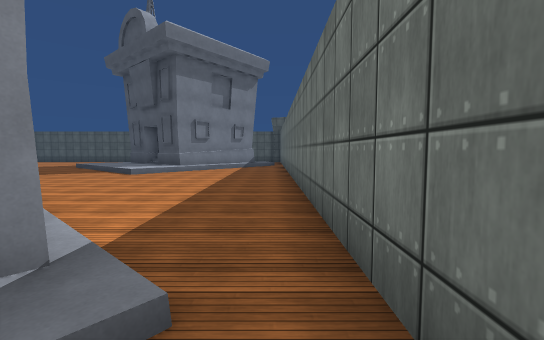
view 1 (above)

23 first-person views from a walk through a 3-D level made in the Unity game engine. The camera is 1.5 m above the floor, tilts 4° down and sees 90° across. The floor is counted in squares, 2 m on a side. Each view is taken from the middle of a square. On the plan, view 1 faces up. The plan holds only what a view shows up to about 10 squares ahead; the rest is blank. The player character is not drawn. Surface patterns are stand-ins for the level's own textures.

view 2
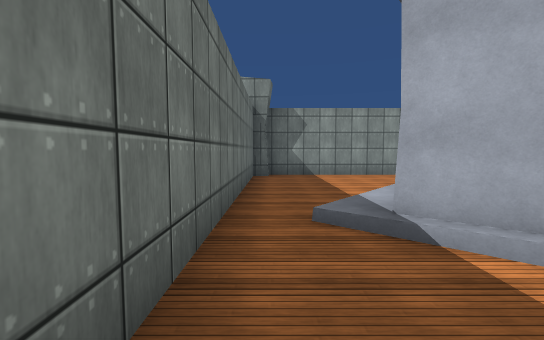

view 3
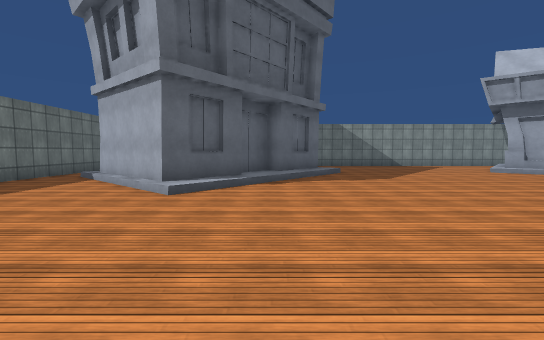

view 4
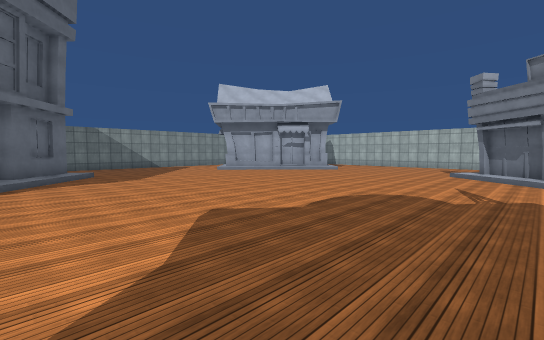

view 5
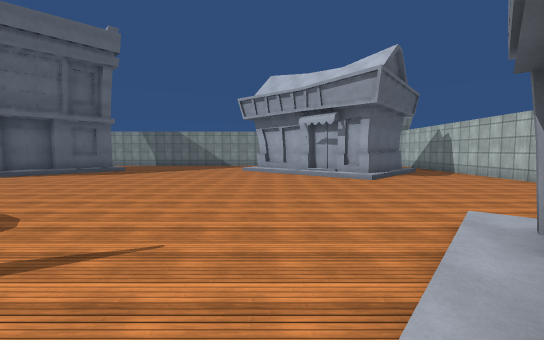

view 6
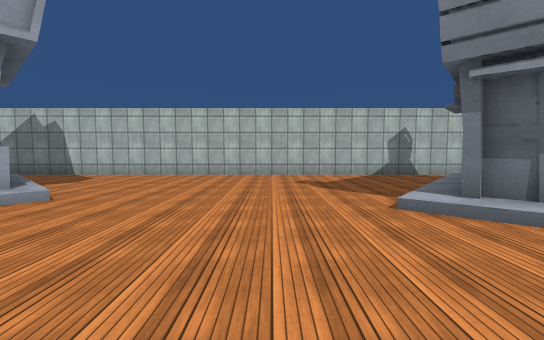

view 7
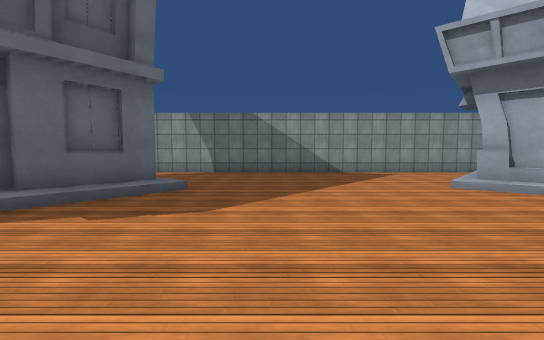

view 8
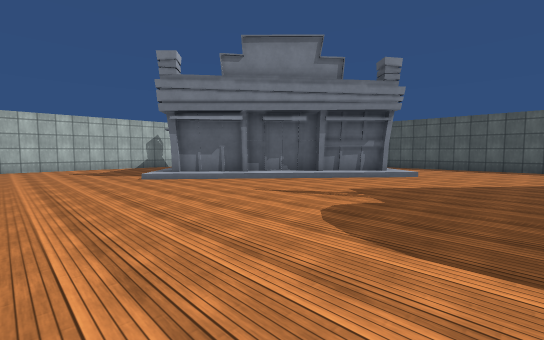

view 9
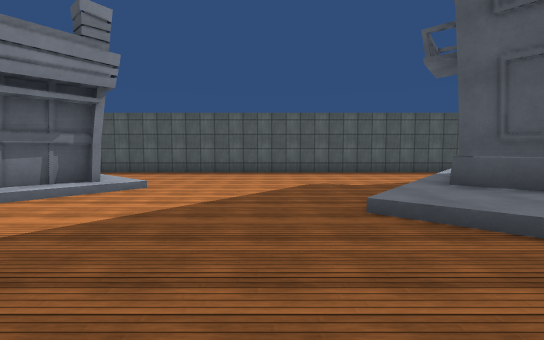

view 10
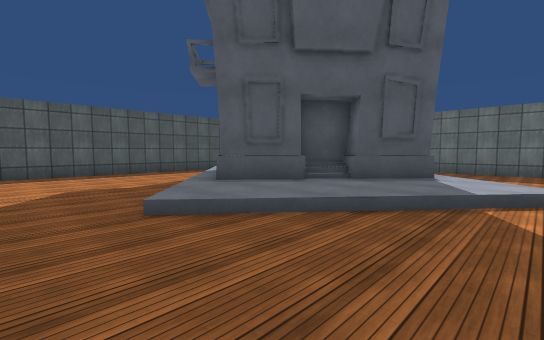

view 11
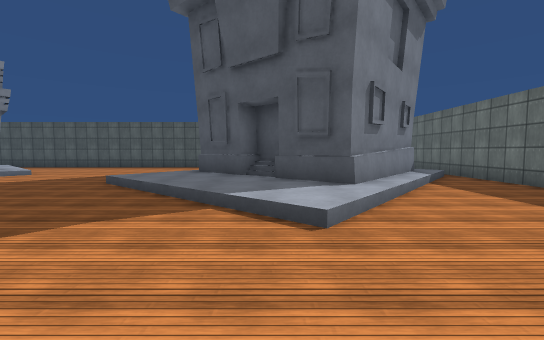

view 12
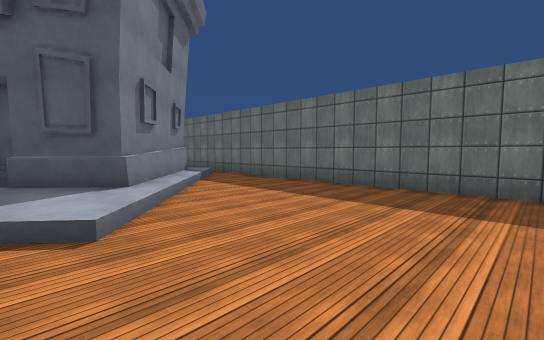

view 13
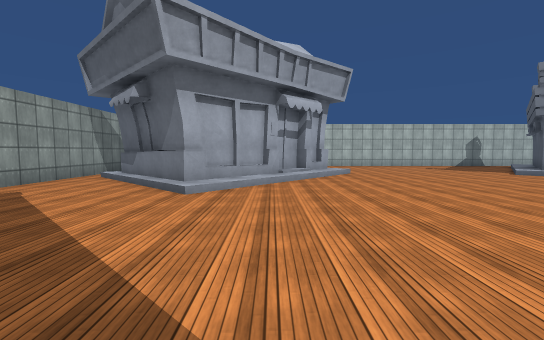

view 14
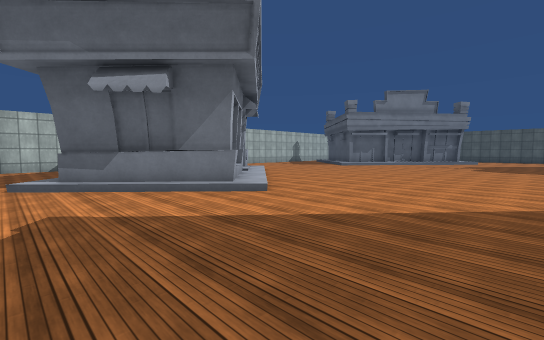

view 15
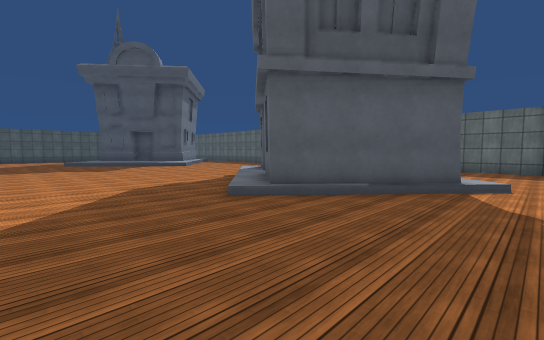

view 16
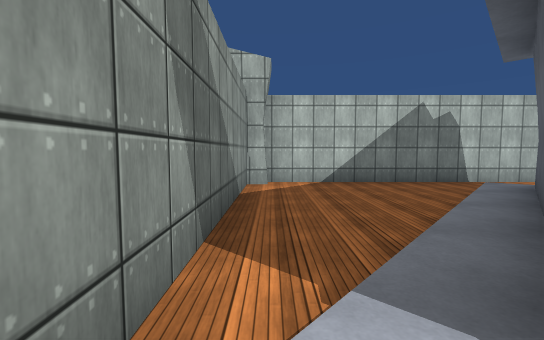

view 17
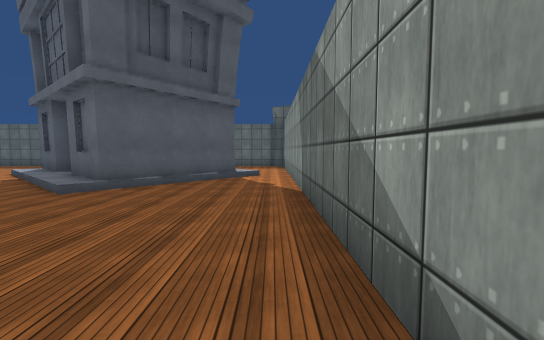

view 18
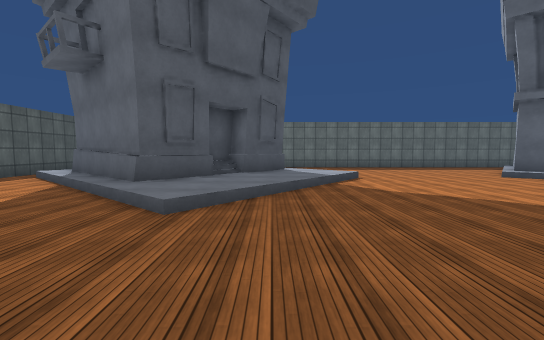

view 19
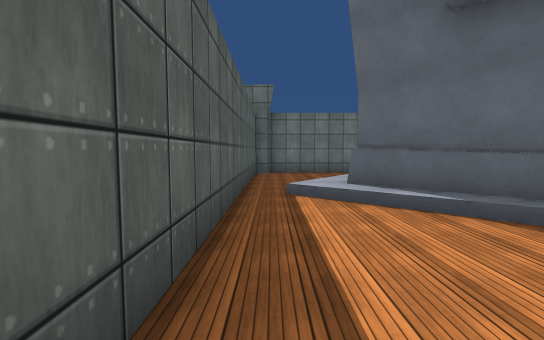

view 20
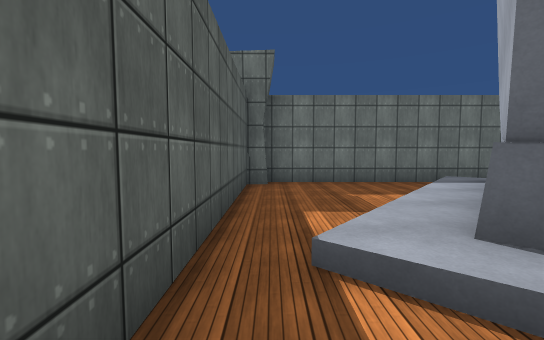

view 21
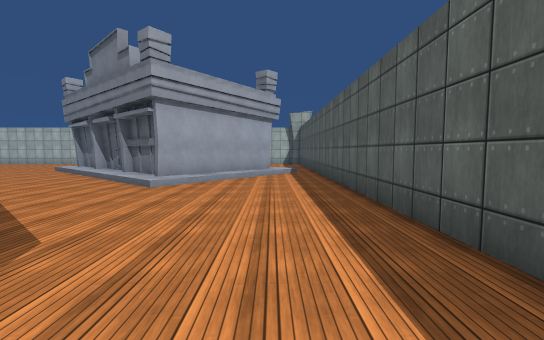

view 22
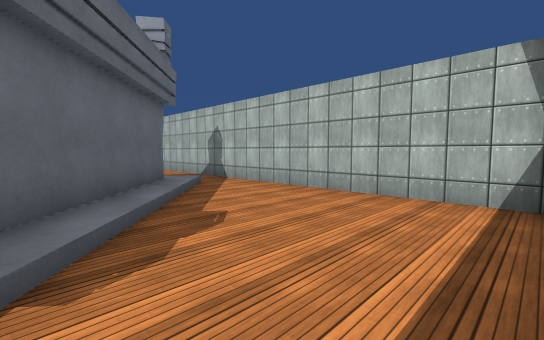

view 23
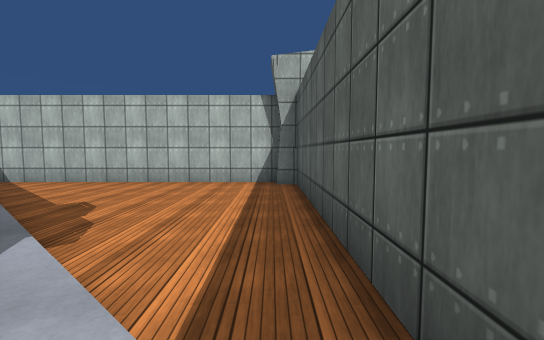

### Floor plan
Key: @ floor where view 1 was taken; # wall or solid block; . main floor; : floor 0.25 m higher than the main floor; / step, stairs or slope; B building.
Columns run from 23 left of view 1 to 1 right of it. Each row starts with its distance up from view 1.
 19 #########################
 18 #.......................#
 17 #...../B/........./:/...#
 16 #..../BB /......./BB:/..#
 15 #.../B   B/......:B B:/.#
 14 #../B    B/...../B   BB/#
 13 #./:    B/...../BBB  B/.#
 12 #./B   B/.....//    B/..#
 11 #../B B:......../: B:...#
 10 #.../B:/........./ :/...#
  9 #....//...........//....#
  8 #.......................#
  7 #.......................#
  6 #.......................#
  5 #.......................#
  4 #.................//....#
  3 #.../:/...........:BB...#
  2 #../BB /........./B  B/.#
  1 #..B    /......./BB  B:.#
  0 #./B     /...../B    B/@#
 -1 #../B   B/...../B    /..#
 -2 #.../B B/........B B/...#
 -3 #..../B/........../ ....#
 -4 #...../.................#
 -5 #########################

Positions as (right, up) in squares from view 1, and headings:
1: (0, 0), facing up
2: (0, 4), facing down
3: (-6, 9), facing down
4: (-6, 11), facing down-left
5: (-15, 12), facing down
6: (-14, 7), facing left
7: (-10, 5), facing down
8: (-10, 6), facing up-left
9: (-10, 9), facing up
10: (-10, 9), facing up-right
11: (-5, 6), facing up
12: (-5, 6), facing up-right
13: (-9, 1), facing left
14: (-10, -4), facing up-left
15: (-11, -4), facing up-right
16: (-16, -4), facing left
17: (-13, -4), facing right
18: (-12, 11), facing right
19: (-9, 18), facing right
20: (-6, 18), facing right
21: (-7, 17), facing left
22: (-18, 18), facing down-left
23: (-16, 18), facing left
